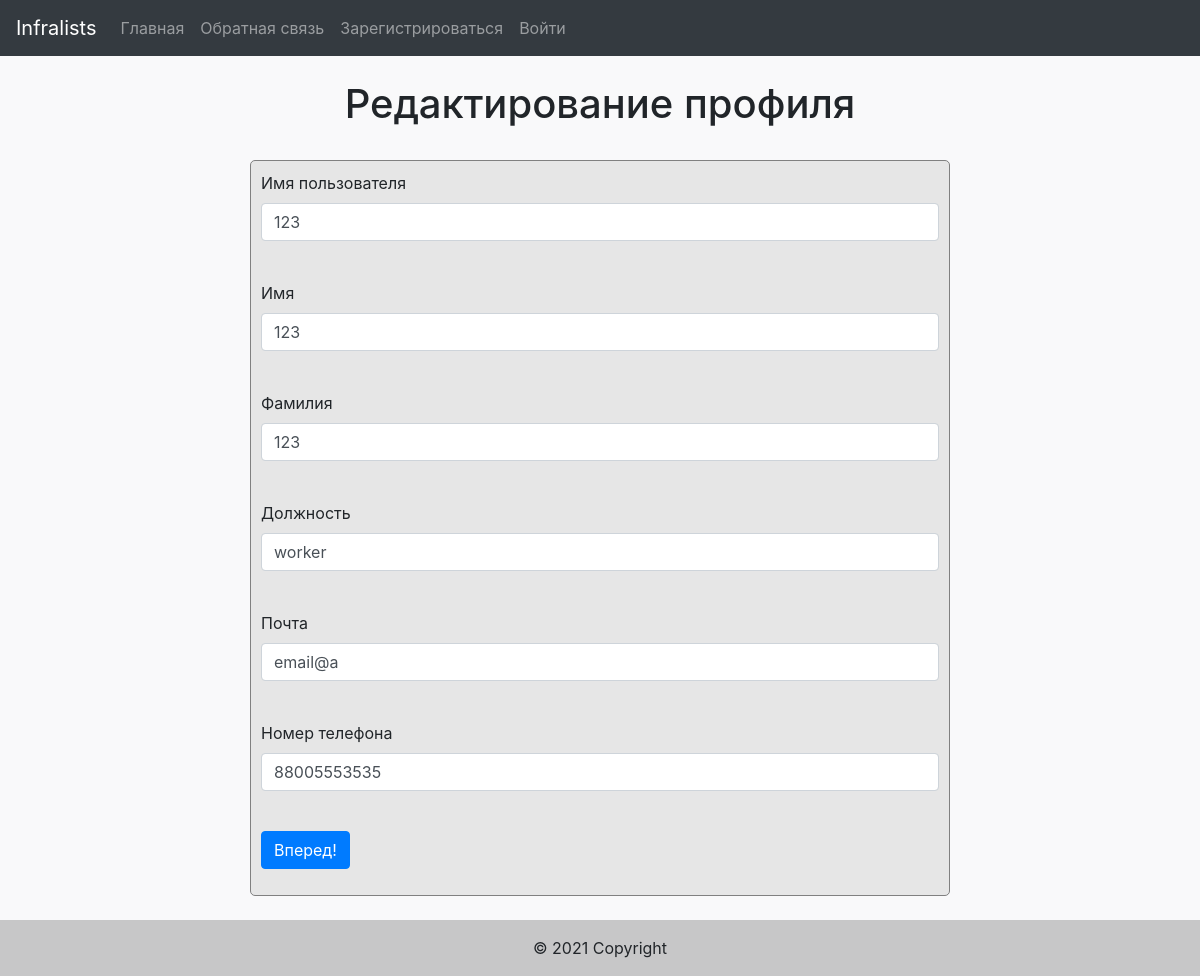
Screenshot of /123/edit_profile with the database file from the repository.
### data/users.py (models this page shows, shortened)
class User(SqlAlchemyBase, UserMixin, SerializerMixin):
    __tablename__ = 'users'
    id = sqlalchemy.Column(sqlalchemy.Integer,
                           primary_key=True, autoincrement=True)
    username = sqlalchemy.Column(sqlalchemy.String, nullable=True)
    name = sqlalchemy.Column(sqlalchemy.String, nullable=True)
    surname = sqlalchemy.Column(sqlalchemy.String, nullable=True)
    work = sqlalchemy.Column(sqlalchemy.String)
    email = sqlalchemy.Column(sqlalchemy.String, unique=True)
    phone_number = sqlalchemy.Column(sqlalchemy.String, unique=True)
    hashed_password = sqlalchemy.Column(sqlalchemy.String, nullable=True)
    item = orm.relation("Items", back_populates='creator')
    all_lists = sqlalchemy.Column(sqlalchemy.String, unique=True)

### main.py (the view, shortened to what this page needs)
@login_required
@app.route('/<username>/edit_profile', methods=['GET', 'POST'])
def edit_profile(username):
    username = username
    form = EditInfo()
    db_sess = db_session.create_session()
    user = db_sess.query(User).filter(User.username == username).first()
    if request.method == "GET":
        if user:
            form.username.data = user.username
            form.name.data = user.name
            form.surname.data = user.surname
            form.work.data = user.work
            form.email.data = user.email
            form.phone_number.data = user.phone_number
        else:
            abort(404)
    return render_template('edit_account.html',
                           title='Редактирование профиля',
                           form=form)

### forms/edit_profile.py
class EditInfo(FlaskForm):
    username = StringField('Имя пользователя', validators=[DataRequired()])
    name = StringField('Имя', validators=[DataRequired()])
    surname = StringField('Фамилия', validators=[DataRequired()])
    work = StringField('Должность', validators=[DataRequired()])
    email = EmailField('Почта', validators=[DataRequired()])
    phone_number = StringField('Номер телефона', validators=[DataRequired()])
    submit = SubmitField('Вперед!')

### data/db_session.py (called while the page is built)
def create_session() -> Session:
    global __factory
    return __factory()

### templates/edit_account.html (shortened to what this page needs)
{% extends "main.html" %}
{% block content %}
<br>
    <h1 align="center">Редактирование профиля</h1>
<br>
    <form action="" method="post" class="login_form">
        <p>
            {{ form.username.label }}<br>
            {{ form.username(class="form-control", type="username") }}<br>
        </p>
        <p>
            {{ form.name.label }}<br>
            {{ form.name(class="form-control", type="name") }}<br>
        </p>
        <p>
            {{ form.surname.label }}<br>
            {{ form.surname(class="form-control", type="surname") }}<br>
        </p>
        <p>
            {{ form.work.label }}<br>
            {{ form.work(class="form-control", type="work") }}<br>
        </p>
        <p>
            {{ form.email.label }}<br>
            {{ form.email(class="form-control", type="email") }}<br>
        </p>
        <p>
            {{ form.phone_number.label }}<br>
            {{ form.phone_number(class="form-control", type="phone_number") }}<br>
        </p>
        <p>{{ form.submit(type="submit", class="btn btn-primary") }}</p>
    </form>
{% endblock %}

### static/css/main.css (style rules this page uses)
form.login_form { margin-left: auto; margin-right: auto; max-width: 700px; background-color: #e6e6e6; border: 1px solid gray; border-radius: 5px; padding: 10px; }
body { background-color: #f9f9fa }

### rows the page displays
User: username "123", name "123", surname "123", work "worker", email "email@a", phone_number "88005553535"
